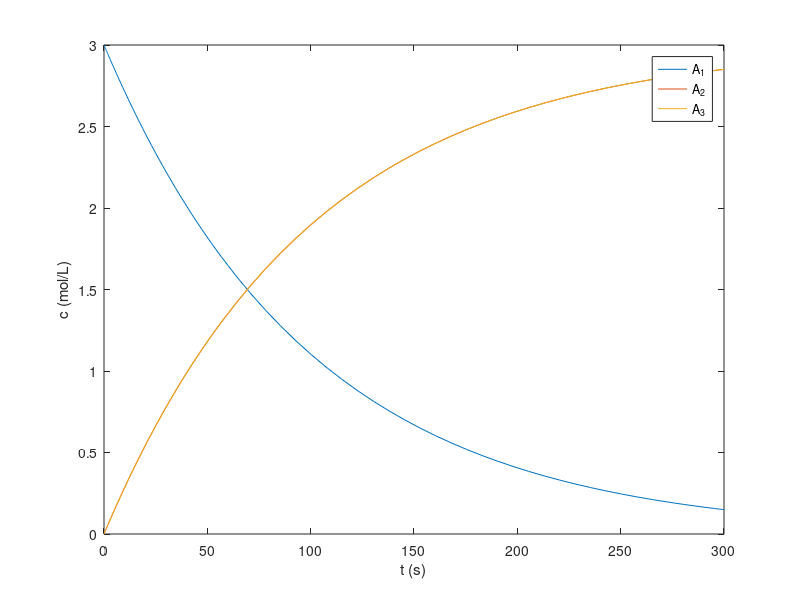

Here is the MATLAB script that generated this plot:
function ret = solution

    % Constants
    k = 0.01; % (1/s)

    % Initial conditions
    C10 = 3; % mol/L
    C20 = 0; % mol/L
    C30 = 0; % mol/L
    y0 = [C10 C20 C30];
    
    function dy = bilans(t, y)
        C1 = y(1);
        C2 = y(2);
        C3 = y(3);

        % Rate laws
        r = k * C1;

        % Rates of transformation of each species
        R1 = -r;
        R2 = r;
        R3 = r;

        % Partial molar balance equations
        dC1 = R1;
        dC2 = R2;
        dC3 = R3;

        dy = [dC1; dC2; dC3];
    end

    % Integration limits
    tspan = [0 300]; % s

    % Call to the solver
    [t, y] = ode45(@bilans, tspan, y0);

    plot(t, y);
    xlabel('t (s)');
    ylabel('c (mol/L)');
    legend('A_1', 'A_2', 'A_3');
    
    ret = [t y];
end
